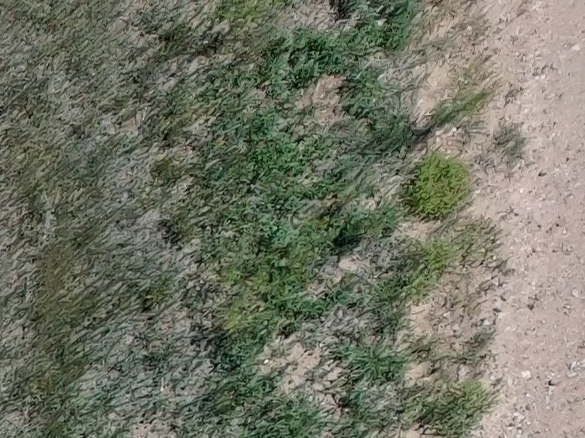
#> input picture data/dataset/images/train/MAX_0013_6.jpg, 585 x 438 px
$ python -i thinker_inference.py   (imports and definitions only)
#> lines starting #> are read from the running program, lines starting #| are printed output that depends on the picture
from __future__ import annotations

from pathlib import Path
from uuid import uuid4

import cv2
import numpy as np

from app.core.config import get_settings
from app.services.quality import estimate_hydration_and_richness

# [1 line that did not run here, left out]


class ThinkerInferenceService:
    """Lightweight heuristic analyzer used as a placeholder for imported thinker models.

    Replace this class with your real PyTorch model loader/inference pipeline.
    """

    def __init__(self) -> None:
        self.mode = settings.thinker_mode

    # [65 lines left out: functions _extract_classes, _render_overlay, predict, analyze_frame, not called in this run]

>>> import cv2
>>> picture = cv2.imread('../../../data/dataset/images/train/MAX_0013_6.jpg', cv2.IMREAD_GRAYSCALE)
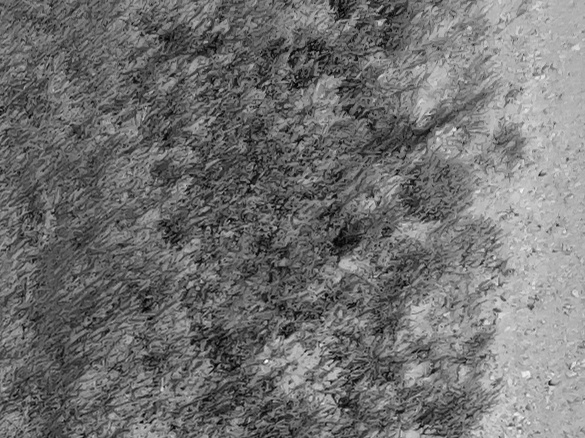
#> picture: shape (438, 585); min 0, max 251, mean 113.4
#> (the run stopped early here; a loop or call above may not have finished)

$ run again, on data/dataset/images/train/MAX_0017_5.jpg
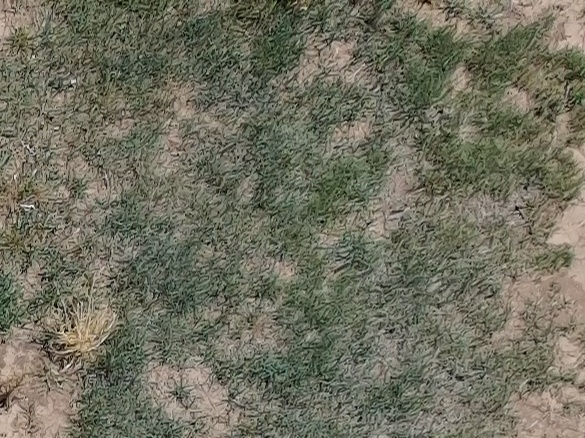
#> input picture data/dataset/images/train/MAX_0017_5.jpg, 585 x 438 px
#> `picture = cv2.imread('../../../data/dataset/images/train/MAX_0013_6.jp..`:
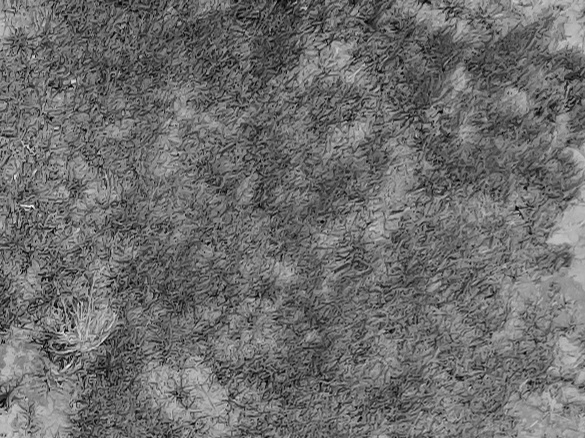
#> picture: shape (438, 585); min 0, max 253, mean 109.6

$ run again, on data/dataset/images/train/MAX_0021_25.jpg
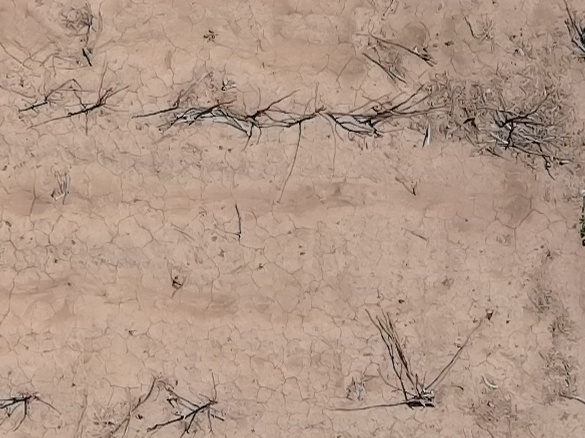
#> input picture data/dataset/images/train/MAX_0021_25.jpg, 585 x 438 px
#> `picture = cv2.imread('../../../data/dataset/images/train/MAX_0013_6.jp..`:
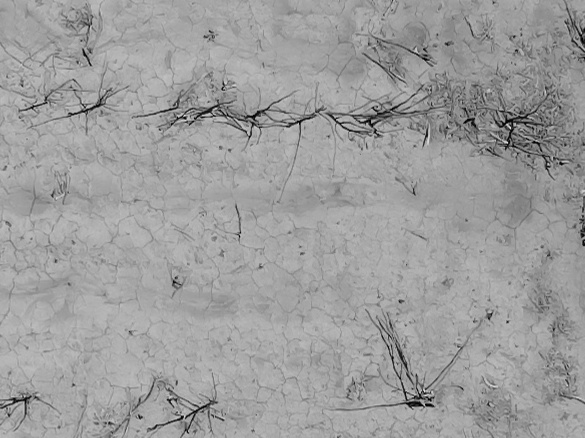
#> picture: shape (438, 585); min 0, max 226, mean 157.7
